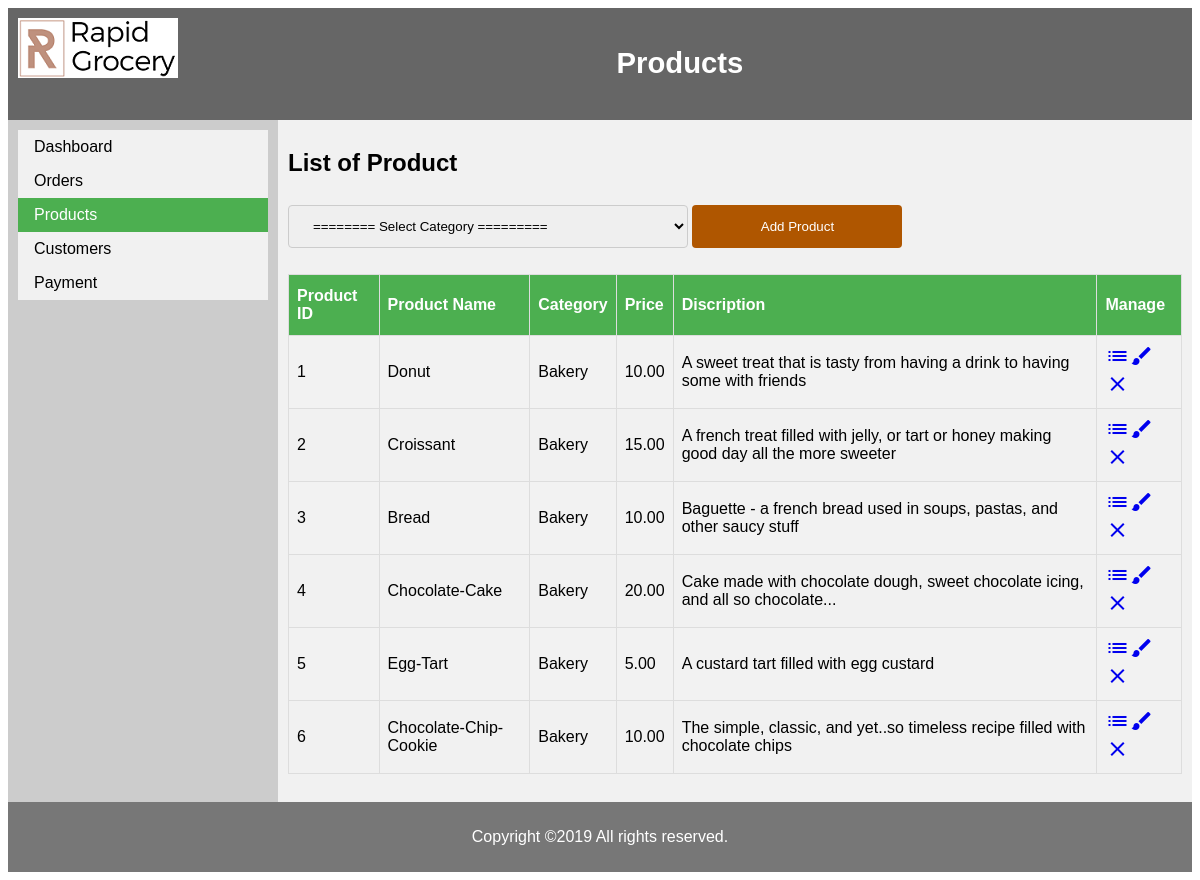
Screenshot of /admin/product.php?category_name=Bakery with the database file from the repository.
### tables this page shows
CREATE TABLE products (
  product_id         INT            PRIMARY KEY   AUTO_INCREMENT,
  category_id        INT            NOT NULL,
  product_code       VARCHAR(10)    NOT NULL      UNIQUE,
  product_name       VARCHAR(60)   NOT NULL,
  description        TEXT           NOT NULL,
  list_price         DECIMAL(10,2)  NOT NULL,
  discount_percent   DECIMAL(10,2)  NOT NULL      DEFAULT 0.00,
  date_added         DATETIME                     DEFAULT NULL,
  product_img		 VARCHAR(10),
  CONSTRAINT products_fk_categories
    FOREIGN KEY (category_id)
    REFERENCES categories (category_id)
);

CREATE TABLE categories (
  category_id        INT            PRIMARY KEY   AUTO_INCREMENT,
  category_name      VARCHAR(20)   NOT NULL      UNIQUE
);

### admin/product.php (the view, shortened to what this page needs)
<?php
include "config.php";
$category_name = $_GET["category_name"];
    $sql_query = "select p.product_id, p.product_name, ca.category_name, p.list_price, p.description
                       from products p JOIN categories ca ON p.category_id = ca.category_id
                       where category_name='$category_name'
                       group by p.product_id;";
   $result = $con->query($sql_query);
?>
<!DOCTYPE html>
<html lang="en">
<head>
    <link rel="stylesheet" href="css/style.css">
</head>
<body>
<header>
    <img src="../img/logo.png" alt="logo"  style="float:left"/>
    <h3>Products</h3>
</header>
<section>
    <article>
        <h2>List of Product</h2>
        <div>
            <select name="category_id" onchange="location = this.value;">
                <option value="">======== Select Category =========</option>
            </select>
            <button type="button" class="button"  onclick="window.location.href='product_add.php'">Add Product</button>
        </div>
        <br/>
        <table id="customers">
            <tr>
                <th>Product ID</th>
                <th>Product Name</th>
                <th>Category</th>
                <th>Price</th>
                <th>Discription</th>
                <th>Manage</th>
            </tr>
            <?php
            if ($result->num_rows > 0) {
            while($row = $result->fetch_assoc()) {
                   echo "<tr>";
                   echo "<td>" . $row["product_id"]. "</td>";
                   echo "<td>" . $row["product_name"]. "</td>";
                   echo "<td>" . $row["category_name"]. "</td>";
                   echo "<td>" . $row["list_price"]. "</td>";
                   echo "<td>" . $row["description"]. "</td>";
                   echo "<td><a href='product_detail.php?product_id=" .$row["product_id"]. "' class='material-icons' style='text-decoration:none'>list</i></a>";
                   echo "<a href='product_edit.php?product_id=" .$row["product_id"]. "' class='material-icons' style='text-decoration:none'>brush</i></a>";
                   echo "<a href='javascript:del_Products(" .$row["product_id"]. ")' class='material-icons' style='text-decoration:none'>clear</i></a></td>";
                   echo "</tr>";
                   }
                  } else {
                      echo "0 results";
                  }
            ?>
        </table>
        <br/>
    </article>
</section>
<?php
include "footer.php";
?>
</body>
</html>

### admin/css/style.css (style rules this page uses)
* { box-sizing: border-box; }
body { font-family: Arial, Helvetica, sans-serif; }
header { background-color: #666; padding: 10px; text-align: center; font-size: 25px; color: white; }
section { display: -webkit-flex; display: flex; }
article { -webkit-flex: 3; -ms-flex: 3; flex: 3; background-color: #f1f1f1; padding: 10px; }
nav { background: #ccc; padding: 10px; }
nav ul { list-style-type: none; margin: 0; padding: 0; width: 250px; background-color: #f1f1f1; }
nav li a { display: block; color: #000; padding: 8px 16px; text-decoration: none; }
nav li a.active { background-color: #4CAF50; color: white; }
#customers { font-family: "Trebuchet MS", Arial, Helvetica, sans-serif; border-collapse: collapse; width: 100%; }
#customers td, #customers th { border: 1px solid #ddd; padding: 8px; }
#customers tr:nth-child(even) { background-color: #f2f2f2; }
#customers th { padding-top: 12px; padding-bottom: 12px; text-align: left; background-color: #4CAF50; color: white; }
input[type=text], select { padding: 10px 10px; margin: 3px 0; display: inline-block; border: 1px solid #ccc; border-radius: 4px; box-sizing: border-box; }
input[type=email], select { width: 400px; padding: 12px 20px; margin: 8px 0; display: inline-block; border: 1px solid #ccc; border-radius: 4px; box-sizing: border-box; }
input[type=password], select { width: 400px; padding: 12px 20px; margin: 8px 0; display: inline-block; border: 1px solid #ccc; border-radius: 4px; box-sizing: border-box; }
.button { width: 210px; background-color: #af5600; color: white; padding: 14px 20px; margin: 8px 0; border: none; border-radius: 4px; cursor: pointer; }

### rows the page displays
products: product_id "1", product_name "Donut", category.category_name "Bakery", list_price "10.00", description "A sweet treat that is tasty from having a drink to having some with friends"
products: product_id "2", product_name "Croissant", category.category_name "Bakery", list_price "15.00", description "A french treat filled with jelly, or tart or honey making good day all the more sweeter"
products: product_id "3", product_name "Bread", category.category_name "Bakery", list_price "10.00", description "Baguette - a french bread used in soups, pastas, and other saucy stuff"
products: product_id "4", product_name "Chocolate-Cake", category.category_name "Bakery", list_price "20.00", description "Cake made with chocolate dough, sweet chocolate icing, and all so chocolate..."
products: product_id "5", product_name "Egg-Tart", category.category_name "Bakery", list_price "5.00", description "A custard tart filled with egg custard"
products: product_id "6", product_name "Chocolate-Chip-Cookie", category.category_name "Bakery", list_price "10.00", description "The simple, classic, and yet..so timeless recipe filled with chocolate chips"
